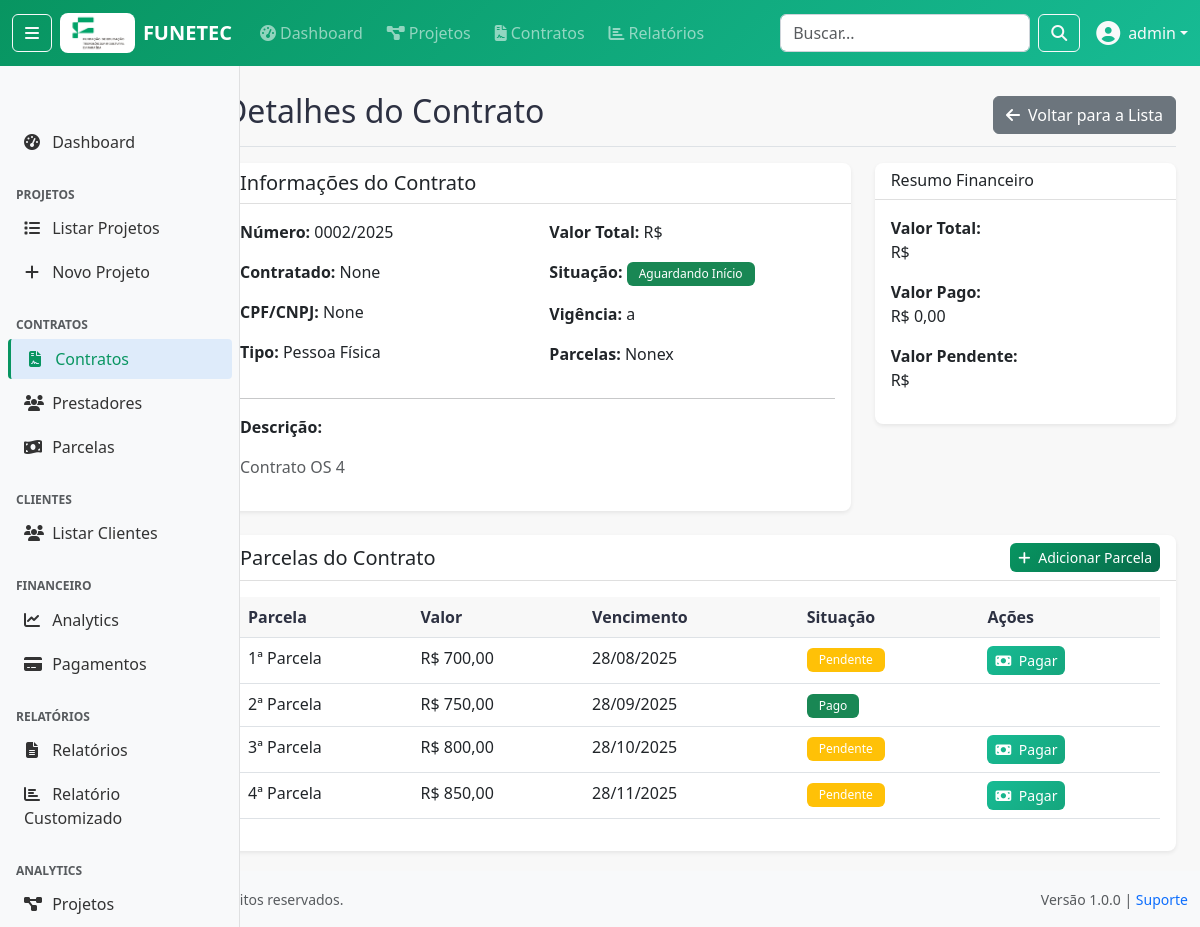
The page /contratos/0002/2025/ (signed in) on the database its author committed.
### apps/accounts/models/user.py (models this page shows, shortened)
class User(AbstractUser):
    ROLE_CHOICES = [
        ('admin', 'Administrador'),
        ('ti', 'TI'),
        ('fiscal', 'Fiscal'),
        ('financeiro', 'Financeiro'),
        ('analista', 'Analista'),
        ('cliente', 'Cliente'),
    ]
    DEPARTMENT_CHOICES = [
        ('administrativo', 'Administrativo'),
        ('financeiro', 'Financeiro'),
        ('ti', 'Tecnologia da Informação'),
        ('fiscal', 'Fiscal'),
        ('operacional', 'Operacional'),
        ('diretoria', 'Diretoria'),
    ]
    cpf = models.CharField(
        'CPF', max_length=14, unique=True, null=True, blank=True,
        validators=[RegexValidator(
            regex=r'^\d{3}\.\d{3}\.\d{3}-\d{2}$|^\d{11}$',
            message='CPF deve estar no formato XXX.XXX.XXX-XX ou apenas números'
        )]
    )
    telefone = models.CharField('Telefone', max_length=20, blank=True)
    role = models.CharField('Função', max_length=20, choices=ROLE_CHOICES, default='analista')
    department = models.CharField('Departamento', max_length=30, choices=DEPARTMENT_CHOICES, blank=True)
    is_cliente_externo = models.BooleanField('Cliente Externo', default=False, help_text='Indica se é um cliente externo da FUNETEC')
    last_activity = models.DateTimeField('Última Atividade', null=True, blank=True)
    class Meta:
        verbose_name = 'Usuário'
        verbose_name_plural = 'Usuários'
        ordering = ['-date_joined']
        permissions = [
            ('can_manage_users', 'Pode gerenciar usuários'),
            ('can_view_financial_data', 'Pode ver dados financeiros'),
            ('can_manage_contracts', 'Pode gerenciar contratos'),
            ('can_manage_projects', 'Pode gerenciar projetos'),
            ('can_generate_reports', 'Pode gerar relatórios'),
        ]
    def __str__(self):
        return self.get_full_name() or self.username
    def is_admin(self):
        return self.role == 'admin' or self.is_superuser
    def is_cliente(self):
        return self.role == 'cliente' or self.is_cliente_externo
    def can_manage_projects(self):
        return self.is_admin() or self.has_perm('accounts.can_manage_projects')
    def can_view_financial_data(self):
        return self.role in ['admin', 'financeiro', 'fiscal'] or self.has_perm('accounts.can_view_financial_data')
    def can_manage_contracts(self):
        return self.role in ['admin', 'financeiro'] or self.has_perm('accounts.can_manage_contracts')
    def can_generate_reports(self):
        return not self.is_cliente() or self.has_perm('accounts.can_generate_reports')
    def can_manage_users(self):
        """Verificar se pode gerenciar usuários"""
        return self.is_admin() or self.has_perm('accounts.can_manage_users')

### apps/contratos/models/contrato.py (models this page shows, shortened)
class Contrato(models.Model):
    SITUACAO_CHOICES = [
        ('1', 'Aguardando Início'),
        ('2', 'Em andamento'),
        ('3', 'Paralisado'),
        ('4', 'Suspenso'),
        ('5', 'Cancelado'),
        ('6', 'Concluído'),
    ]
    TIPO_PESSOA_CHOICES = [
        (1, 'Pessoa Física'),
        (2, 'Pessoa Jurídica'),
    ]
    num_contrato = models.CharField(
        max_length=20,
        primary_key=True,
        db_column='numContrato',
        verbose_name='Número do Contrato'
    )
    cod_ordem = models.IntegerField(
        db_column='codOrdem',
        verbose_name='Código da Ordem'
    )
    descricao = models.CharField(
        max_length=500,
        verbose_name='Descrição'
    )
    cpf_cnpj = models.CharField(
        max_length=20,
        db_column='cpfcnpj',
        verbose_name='CPF/CNPJ',
        null=True,
        blank=True
    )
    contratado = models.CharField(
        max_length=200,
        verbose_name='Nome do Contratado',
        null=True,
        blank=True
    )
    tipo_pessoa = models.IntegerField(
        choices=TIPO_PESSOA_CHOICES,
        db_column='tipoPessoa',
        verbose_name='Tipo de Pessoa',
        null=True,
        blank=True
    )
    data_inicio = models.DateField(
        db_column='dataInicio',
        verbose_name='Data de Início',
        null=True,
        blank=True
    )
    data_fim = models.DateField(
        db_column='dataFim',
        verbose_name='Data de Fim',
        null=True,
        blank=True
    )
    valor = models.DecimalField(
        max_digits=14,
        decimal_places=2,
        verbose_name='Valor',
        null=True,
        blank=True
    )
    parcelas = models.IntegerField(
        verbose_name='Número de Parcelas',
        null=True,
        blank=True
    )
    data_parcela_inicial = models.DateField(
        db_column='dataParcelaInicial',
        verbose_name='Data da Parcela Inicial',
        null=True,
        blank=True
    )
    situacao = models.CharField(
        max_length=20,
        choices=SITUACAO_CHOICES,
        verbose_name='Situação',
        null=True,
        blank=True
    )
    class Meta:
        db_table = 'contrato'
        verbose_name = 'Contrato'
        verbose_name_plural = 'Contratos'
    class Meta:
        db_table = 'contrato'
        verbose_name = 'Contrato'
        verbose_name_plural = 'Contratos'

### apps/contratos/models/item_contrato.py (models this page shows, shortened)
class ItemContrato(models.Model):
    from apps.projetos.models.ordem import Ordem
    from apps.contratos.models.contrato import Contrato
    SITUACAO_CHOICES = [
        ('1', 'Lançado'),
        ('2', 'Cancelado'),
        ('3', 'Liquidado'),
    ]
    num_contrato = models.ForeignKey(
        'contratos.Contrato',  # Use string reference
        on_delete=models.CASCADE,
        db_column='numContrato',
        related_name='itens'  # Mudei de 'itens_contrato' para 'itens'
    )
    cod_lancamento = models.IntegerField(
        verbose_name='Código do Lançamento'
    )
    data_lancamento = models.DateField(
        verbose_name='Data de Lançamento'
    )
    num_parcela = models.IntegerField(
        verbose_name='Número da Parcela'
    )
    valor_parcela = models.DecimalField(
        max_digits=14,
        decimal_places=2,
        verbose_name='Valor da Parcela'
    )
    data_vencimento = models.DateField(
        verbose_name='Data de Vencimento'
    )
    valor_pago = models.DecimalField(
        max_digits=14,
        decimal_places=2,
        default=0,
        verbose_name='Valor Pago'
    )
    data_pagamento = models.DateField(
        null=True,
        blank=True,
        verbose_name='Data de Pagamento'
    )
    situacao = models.CharField(
        max_length=20,
        choices=SITUACAO_CHOICES,
        verbose_name='Situação'
    )
    class Meta:
        db_table = 'itens_contrato'
        verbose_name = 'Item do Contrato'
        verbose_name_plural = 'Itens do Contrato'
        unique_together = [['num_contrato', 'cod_lancamento']]

### apps/contratos/views/contrato_views.py (the view)
# urls.py: path('<path:pk>/', contrato_views.ContratoDetailView.as_view(), name='contrato_detail'),
class ContratoDetailView(LoginRequiredMixin, DetailView):
    model = Contrato
    template_name = 'contratos/contrato_detail.html'
    context_object_name = 'contrato'

### templates/contratos/contrato_detail.html (shortened to what this page needs)
{% extends 'base/base.html' %}
{% block page_title %}Detalhes do Contrato{% endblock %}
{% block page_actions %}
<a href="{% url 'contratos:contrato_list' %}" class="btn btn-secondary">
    <i class="fas fa-arrow-left me-1"></i> Voltar para a Lista
</a>
{% endblock %}
{% block content %}
<div class="row">
    <div class="col-md-8">
        <div class="card shadow-sm">
            <div class="card-header">
                <h5 class="mb-0">Informações do Contrato</h5>
            </div>
            <div class="card-body">
                <div class="row">
                    <div class="col-md-6">
                        <p><strong>Número:</strong> {{ contrato.num_contrato }}</p>
                        <p><strong>Contratado:</strong> {{ contrato.contratado }}</p>
                        <p><strong>CPF/CNPJ:</strong> {{ contrato.cpf_cnpj }}</p>
                        <p><strong>Tipo:</strong> {{ contrato.get_tipo_pessoa_display }}</p>
                    </div>
                    <div class="col-md-6">
                        <p><strong>Valor Total:</strong> R$ {{ contrato.valor|floatformat:2 }}</p>
                        <p><strong>Situação:</strong> <span class="badge bg-success">{{ contrato.get_situacao_display }}</span></p>
                        <p><strong>Vigência:</strong> {{ contrato.data_inicio|date:"d/m/Y" }} a {{ contrato.data_fim|date:"d/m/Y" }}</p>
                        <p><strong>Parcelas:</strong> {{ contrato.parcelas }}x</p>
                    </div>
                </div>
                <hr>
                <div class="row">
                    <div class="col-12">
                        <p><strong>Descrição:</strong></p>
                        <p class="text-muted">{{ contrato.descricao|default:"Sem descrição" }}</p>
                    </div>
                </div>
            </div>
        </div>
    </div>
    <div class="col-md-4">
        <div class="card shadow-sm">
            <div class="card-header">
                <h6 class="mb-0">Resumo Financeiro</h6>
            </div>
            <div class="card-body">
                <p><strong>Valor Total:</strong><br>R$ {{ contrato.valor|floatformat:2 }}</p>
                <p><strong>Valor Pago:</strong><br>R$ 0,00</p>
                <p><strong>Valor Pendente:</strong><br>R$ {{ contrato.valor|floatformat:2 }}</p>
            </div>
        </div>
    </div>
</div>
<div class="card shadow-sm mt-4">
    <div class="card-header d-flex justify-content-between align-items-center">
        <h5 class="mb-0">Parcelas do Contrato</h5>
        <a href="{% url 'contratos:itemcontrato-create' contrato.pk %}" class="btn btn-sm btn-primary">
            <i class="fas fa-plus me-1"></i> Adicionar Parcela
        </a>
    </div>
    <div class="card-body">
        <div class="table-responsive">
            <table class="table table-hover">
                <thead>
                    <tr>
                        <th>Parcela</th>
                        <th>Valor</th>
                        <th>Vencimento</th>
                        <th>Situação</th>
                        <th>Ações</th>
                    </tr>
                </thead>
                <tbody>
                    {% for item in contrato.itens.all %}
                    <tr>
                        <td>{{ forloop.counter }}ª Parcela</td>
                        <td>R$ {{ item.valor_parcela|floatformat:2 }}</td>
                        <td>{{ item.data_vencimento|date:"d/m/Y" }}</td>
                        <td>
                            {% if item.situacao == '1' %}
                                <span class="badge bg-warning">Pendente</span>
                            {% elif item.situacao == '2' %}
                                <span class="badge bg-info">Processando</span>
                            {% elif item.situacao == '3' %}
                                <span class="badge bg-success">Pago</span>
                            {% else %}
                                <span class="badge bg-secondary">{{ item.get_situacao_display }}</span>
                            {% endif %}
                        </td>
                        <td>
                            {% if item.situacao == '1' %}
                                <button type="button" class="btn btn-sm btn-success"
                                        data-bs-toggle="modal" data-bs-target="#pagamentoModal"
                                        data-parcela-pk="{{ item.pk }}"
                                        data-parcela-num="{{ forloop.counter }}"
                                        data-valor-pendente="{{ item.valor_parcela }}">
                                    <i class="fas fa-money-bill me-1"></i> Pagar
                                </button>
                            {% endif %}
                        </td>
                    </tr>
                    {% empty %}
                    <tr>
                        <td colspan="5" class="text-center text-muted">Nenhuma parcela cadastrada</td>
                    </tr>
                    {% endfor %}
                </tbody>
            </table>
        </div>
    </div>
</div>
{% endblock %}

### templates/base/navbar.html (shortened to what this page needs)
{% load static %}
<nav class="navbar navbar-expand-md navbar-dark fixed-top" style="background: linear-gradient(135deg, #089561 0%, #17BB94 100%);">
    <div class="container-fluid">
        {% if user.is_authenticated %}
            <button class="btn btn-outline-light me-2" type="button" id="sidebarToggle" title="Recolher/Expandir Menu"
                    aria-label="Toggle sidebar" aria-pressed="false">
                <i class="fas fa-bars"></i>
            </button>
        {% endif %}
        <a class="navbar-brand d-flex align-items-center" href="{% url 'dashboard:index' %}">
            <img src="{% static 'img/logo_funetec.jpg' %}" alt="FUNETEC" height="40" class="me-2" style="border-radius: 8px;">
            FUNETEC
        </a>
        <div class="collapse navbar-collapse" id="navbarNav">
            {% if user.is_authenticated %}
                <ul class="navbar-nav me-auto">
                    <li class="nav-item">
                        <a class="nav-link" href="{% url 'dashboard:index' %}">
                            <i class="fas fa-tachometer-alt me-1"></i>Dashboard
                        </a>
                    </li>
                    {% if user.can_manage_projects %}
                        <li class="nav-item">
                            <a class="nav-link" href="{% url 'projetos:projeto_list' %}">
                                <i class="fas fa-project-diagram me-1"></i>Projetos
                            </a>
                        </li>
                    {% endif %}
                    {% if user.can_manage_contracts %}
                        <li class="nav-item">
                            <a class="nav-link" href="{% url 'contratos:contrato_list' %}">
                                <i class="fas fa-file-contract me-1"></i>Contratos
                            </a>
                        </li>
                    {% endif %}
                    {% if user.can_view_financial_data %}
                        <li class="nav-item">
                            <a class="nav-link" href="{% url 'relatorios:relatorio_list' %}">
                                <i class="fas fa-chart-bar me-1"></i>Relatórios
                            </a>
                        </li>
                    {% endif %}
                </ul>
                <form class="d-flex me-3" method="get" action="{% url 'dashboard:index' %}">
                    <input class="form-control me-2" type="search" placeholder="Buscar..." name="q"
                           value="{{ request.GET.q }}" style="width: 250px;">
                    <button class="btn btn-outline-light" type="submit">
                        <i class="fas fa-search"></i>
                    </button>
                </form>
                <div class="dropdown">
                    <a class="nav-link dropdown-toggle text-light d-flex align-items-center" href="#"
                       id="userDropdown" role="button" data-bs-toggle="dropdown">
                        {% if user.avatar %}
                            <img src="{{ user.avatar.url }}" class="rounded-circle me-2" width="32" height="32">
                        {% else %}
                            <i class="fas fa-user-circle me-2 fs-4"></i>
                        {% endif %}
                        {{ user.get_full_name|default:user.username }}
                    </a>
                </div>
            {% endif %}
        </div>
    </div>
</nav>

### rows shown on the page
User: get_full_name "admin"
Contrato: num_contrato "0002/2025", contratado "None", cpf_cnpj "None", tipo_pessoa "Pessoa Física", situacao "Aguardando Início", parcelas "None", descricao "Contrato OS 4"
ItemContrato: valor_parcela "700,00", data_vencimento "28/08/2025", situacao "Pendente"
ItemContrato: valor_parcela "750,00", data_vencimento "28/09/2025", situacao "Pago"
ItemContrato: valor_parcela "800,00", data_vencimento "28/10/2025", situacao "Pendente"
ItemContrato: valor_parcela "850,00", data_vencimento "28/11/2025", situacao "Pendente"
